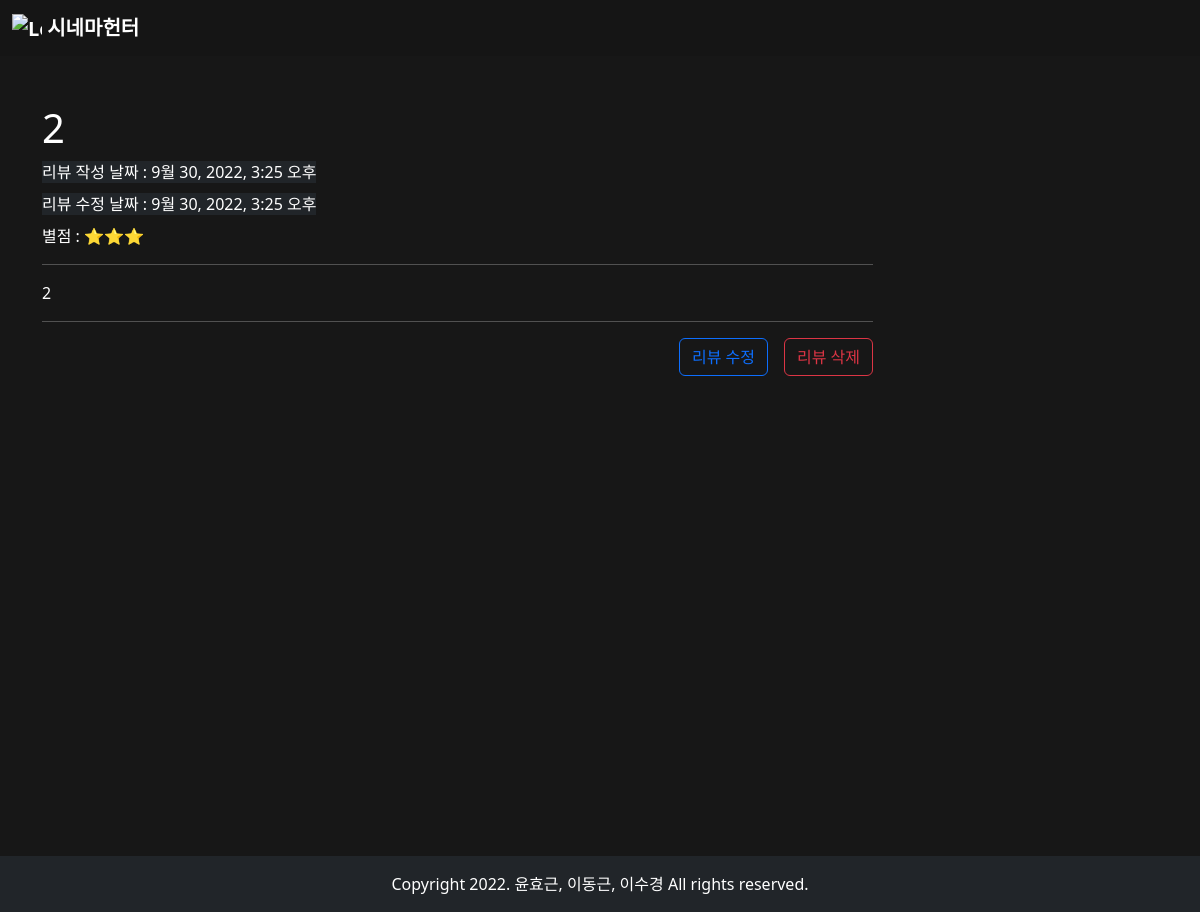
Page /movies/detail/20 on the earlier database version.
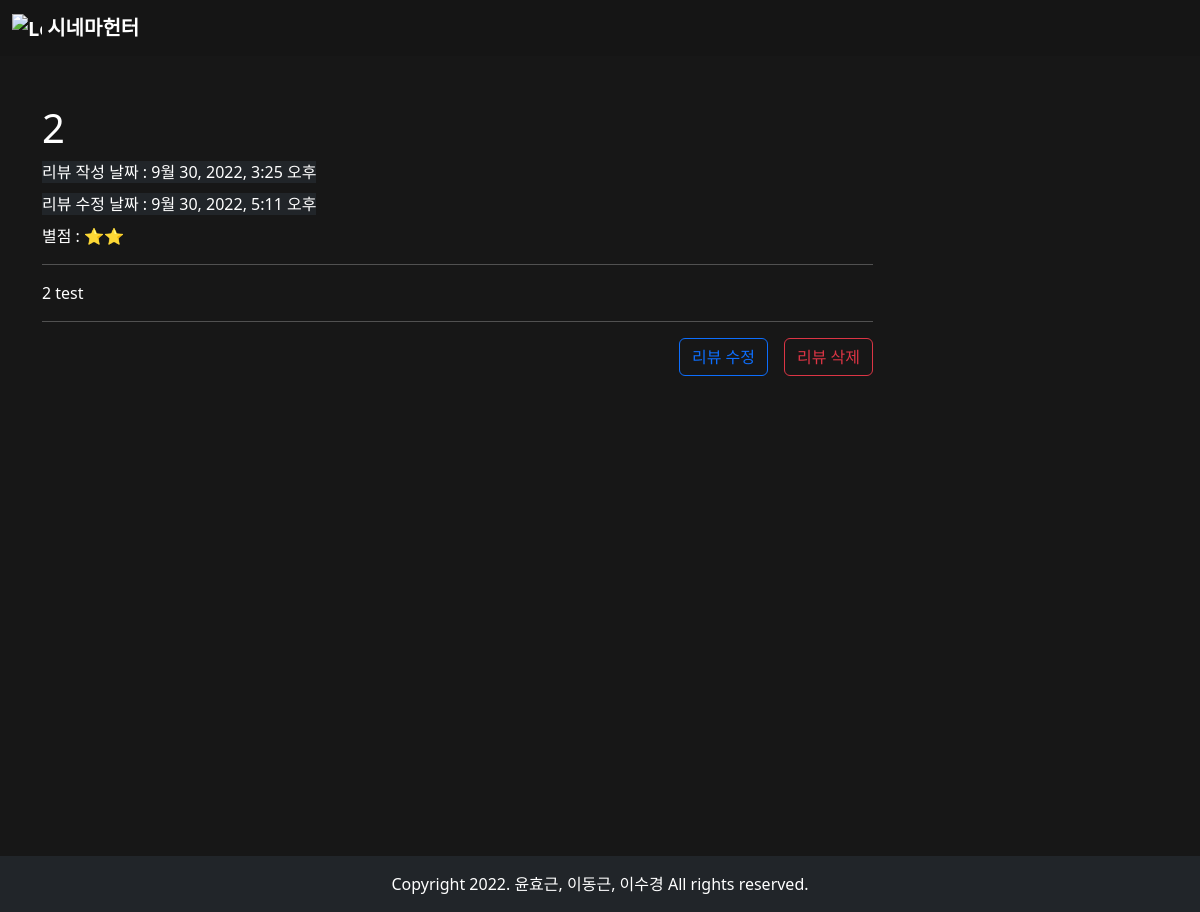
Same page on the later database version.
### movies/models.py (models this page shows)
class Post(models.Model):
    title = models.CharField(max_length=80)
    content = models.TextField()
    star = models.CharField(max_length=5)
    created_at = models.DateTimeField(auto_now_add=True)
    updated_at = models.DateTimeField(auto_now=True)

### movies/views.py (the view)
# urls.py: path('detail/<int:_id>', views.detail, name='detail'),
def detail(request, _id):
    data = Post.objects.get(id=_id)
    return render(request, 'movies/detail.html', {'data': data})

### movies/templates/movies/detail.html (shortened to what this page needs)
{% extends 'base.html' %}
{% block content %}
<div class="container text-white vh-100">
    <div class="row">
        <div class="col-9 mt-5">
            <h1>{{ data.title }}</h1>
            <div>
                <p class="text-white d-block my-2">
                    <span style="background-color:rgb(33,37,41);">리뷰 작성 날짜 : {{ data.created_at }}</span>
                </p>
                <p class="text-white d-block my-2">
                    <span style="background-color:rgb(33,37,41);">리뷰 수정 날짜 : {{ data.updated_at }}</span>
                </p>
            </div>
            <p>
                별점 : {{ data.star }}
            </p>
            <hr />
            <p>
                {{ data.content }}
            </p>
            <hr class="my-0" />
            <div class="d-flex justify-content-end mt-3 mb-5">
                <button class="btn btn-outline-primary me-3" data-bs-toggle="modal" data-bs-target="#exampleModal">리뷰
                    수정</button>
                <a class="btn btn-outline-danger" href="{% url 'movies:delete' _id=data.id %}">리뷰 삭제</a>
            </div>
        </div>
    </div>
</div>
{% endblock %}

### templates/base.html (shortened to what this page needs)
<!DOCTYPE html>
<html lang="en">
<head>
    <link href="https://cdn.jsdelivr.net/npm/bootstrap@5.2.1/dist/css/bootstrap.min.css" rel="stylesheet"
>
</head>
<body style="background-color: rgb(23,23,23);">
    <header>
        <nav class="navbar navbar-expand-lg navbar-dark" style="background-color: rgb(21,21,21);">
            <div class="container-fluid">
                <a class="navbar-brand fw-bold" href="{% url 'movies:index' %}">
                    <img src="https://cdn-icons-png.flaticon.com/128/2267/2267680.png" alt="Logo" width="30" height="24"
                        class="d-inline-block align-text-top">
                    시네마헌터
                </a>
            </div>
        </nav>
    </header>
    {% block content %}
    {% endblock %}
    <footer class="bg-dark text-white bottom-0 text-center p-3 w-100">Copyright 2022. 윤효근, 이동근, 이수경 All
        rights
        reserved.
    </footer>
</body>
</html>

Differences in the rows shown:
changed Post: updated_at "9월 30, 2022, 3:25 오후" → "9월 30, 2022, 5:11 오후"; star "⭐⭐⭐" → "⭐⭐"; content "2" → "2 test"
